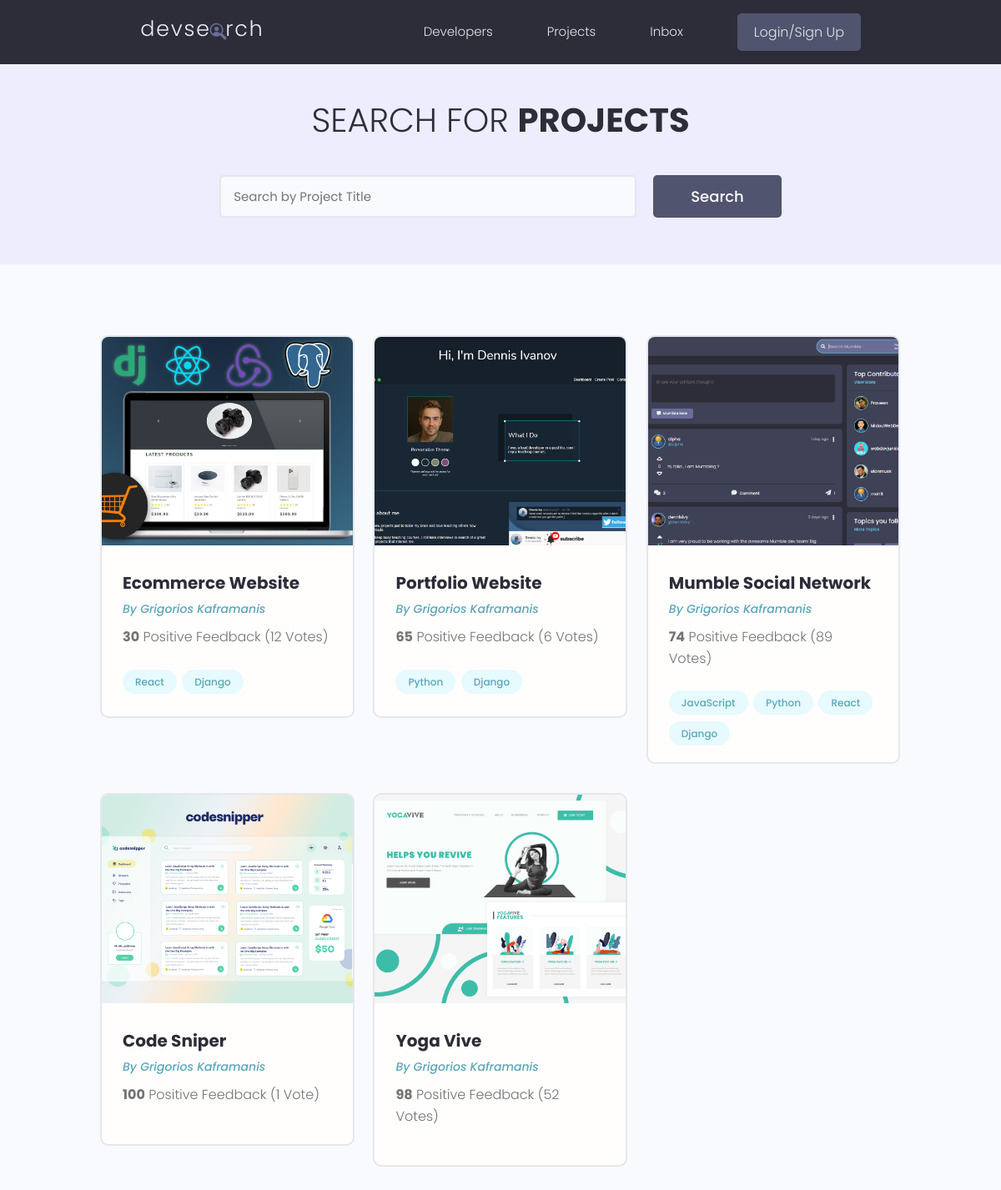
/projects/, run on the app's committed database.
### projects/models.py (models this page shows, shortened)
class Project(models.Model):
    owner = models.ForeignKey(Profile, null=True, blank=True, on_delete=models.SET_NULL)
    title = models.CharField(max_length=200)
    description = models.TextField(null=True, blank=True)
    featured_image = models.ImageField(null=True, blank=True, default="default.jpg")
    demo_link = models.CharField(max_length=2000, null=True, blank=True)
    source_link = models.CharField(max_length=2000, null=True, blank=True)
    tags = models.ManyToManyField("Tag", blank=True)
    vote_total = models.IntegerField(default=0, null=True, blank=True)
    vote_ratio = models.IntegerField(default=0, null=True, blank=True)
    created = models.DateTimeField(auto_now_add=True)
    id = models.UUIDField(default=uuid.uuid4, unique=True, primary_key=True, editable=False)

class Tag(models.Model):
    name = models.CharField(max_length=200)
    created = models.DateTimeField(auto_now_add=True)
    id = models.UUIDField(default=uuid.uuid4, unique=True, primary_key=True, editable=False)
    def __str__(self):
        return self.name

### users/models.py (models this page shows, shortened)
class Profile(models.Model):
    user = models.OneToOneField(User, on_delete=models.CASCADE, null=True, blank=True)
    name = models.CharField(max_length=200, blank=True, null=True)
    email = models.EmailField(max_length=500, blank=True, null=True)
    username = models.CharField(max_length=200, blank=True, null=True)
    location = models.CharField(max_length=200, blank=True, null=True)
    short_intro = models.CharField(max_length=200, blank=True, null=True)
    bio = models.TextField(blank=True, null=True)
    profile_image = models.ImageField(null=True, blank=True, upload_to="profiles/", default="profiles/user-default.png")
    social_github = models.CharField(max_length=200, blank=True, null=True)
    social_twitter = models.CharField(max_length=200, blank=True, null=True)
    social_linkedin = models.CharField(max_length=200, blank=True, null=True)
    social_facebook = models.CharField(max_length=200, blank=True, null=True)
    social_website = models.CharField(max_length=200, blank=True, null=True)
    created = models.DateTimeField(auto_now_add=True)
    id = models.UUIDField(default=uuid.uuid4, unique=True, primary_key=True, editable=False)

### projects/views.py (the view)
# urls.py: path('projects/', include("projects.urls")),
def projects(request):
    all_projects = Project.objects.all()
    context = {"projects": all_projects}
    return render(request, "projects/projects.html", context)

### projects/templates/projects/projects.html (shortened to what this page needs)
{% extends "base.html" %}
{% block content %}
    <main class="projects">
    <section class="hero-section text-center">
      <div class="container container--narrow">
        <div class="hero-section__box">
          <h2>Search for <span>Projects</span></h2>
        </div>
        <div class="hero-section__search">
          <form class="form" action="#" method="get">
            <div class="form__field">
              <input class="input input--text" id="formInput#search" type="text" name="text"
                placeholder="Search by Project Title" />
            </div>
            <input class="btn btn--sub btn--lg" type="submit" value="Search" />
          </form>
        </div>
      </div>
    </section>
    <section class="projectsList">
      <div class="container">
        <div class="grid grid--three">
            {% for project in projects %}
            <div class="column">
                <div class="card project">
                  <a href="{% url "project" project.id %}" class="project">
                    <img class="project__thumbnail" src="{{ project.featured_image.url }}" alt="project thumbnail" />
                    <div class="card__body">
                      <h3 class="project__title">{{ project.title }}</h3>
                      <p><a class="project__author" href="{% url "user-profile" project.owner.id %}">By {{ project.owner.name }}</a></p>
                      <p class="project--rating">
                        <span style="font-weight: bold;">{{ project.vote_ratio }}</span> Positive
                        Feedback ({{ project.vote_total }} Vote{{ project.vote_total|pluralize:",s" }})
                      </p>
                        <div class="project__tags">
                           {% for tag in project.tags.all %}
                            <span class="tag tag--pill tag--main">
                              <small>{{ tag }}</small>
                            </span>
                           {% endfor %}
                        </div>
                    </div>
                  </a>
                </div>
            </div>
            {% endfor %}
        </div>
      </div>
    </section>
    </main>
{% endblock %}

### static/styles/app.css (style rules this page uses)
:root { --color-sub: #2d2d39; }
.btn--sub { background-color: var(--color-sub-light); }
.card { border: 2px solid var(--color-light); }
img { width: 100%; }
.hero-section { height: 40vh; display: flex; align-items: center; background-color: var(--color-sub); }
.hero-section__box { margin-bottom: 4rem; }
.hero-section__box > h2, .hero-section__box > h2 > span { font-size: 4rem; color: var(--color-light); line-height: 1.3; text-transform: uppercase; }
.hero-section__box > h2 { font-weight: 300; }
.hero-section__box > h2 > span { font-weight: 700; }
.hero-section__search > .form { display: flex; align-items: center; justify-content: center; gap: 2rem; }
.hero-section__search > .form input.input--text { width: 50rem; }
.project__author { font-size: 1.4rem; font-style: italic; }
.project--rating { margin-bottom: 1.6em; margin-top: .5em; }
.projects > .hero-section { background: var(--color-sub-lighter); height: 30vh; }
.projects .hero-section__box { margin-bottom: 2.5rem; }
.projects .hero-section__box > h2 { color: var(--color-sub); }
.projects .hero-section__box > h2 > span { font-weight: 700; color: var(--color-sub); }
.projectsList { margin-top: 8rem; }
.project__thumbnail { height: 25rem; object-fit: cover; object-position: top center; }
.project__title { font-size: 2rem; font-weight: 700; color: var(--color-sub); }

### static/uikit/styles/modules/_variables.css (style rules this page uses)
:root { --color-main: #5aa5b9; --color-main-light: #e6faff; --color-sub: #3f4156; --color-sub-light: #51546e; --color-sub-lighter: #ededfd; --color-text: #737373; --color-gray: #8b8b8b; --color-light: #e5e7eb; --color-light-gray: #767676; --color-bg: #f8fafd; --color-white: #fffefd; --color-white-light: #f3f3f3; --color-success: #359e64; --color-success-bg: #def8e8; --color-error: #fc4b0b; --color-error-bg: #fff2ee; --font-base: 'Poppins', arial, helvetica, 'Segoe UI', roboto, ubuntu, sans-serif; --font-monospace: 'Fira Code', 'Courier New', courier, monospace; --font-regular: 300; --font-medium: 500; --font-bold: 700; --generic-shadow: 1px 1px 5px #00000010; --generic-transition: all 0.3s ease-in-out; }

### static/uikit/styles/modules/_base.css (style rules this page uses)
* { margin: 0; padding: 0; box-sizing: border-box; text-rendering: optimizeLegibility; color: inherit; font-size: inherit; }
html { font-size: 50%; }
@media only screen and (min-width: 480px) { html { font-size: 56.25%; } }
@media only screen and (min-width: 1200px) { html { font-size: 62.5%; } }
body { line-height: 1.6; font-weight: 400; font-size: 1.5rem; color: var(--color-text); background-color: var(--color-bg); min-height: 100vh; }

### static/uikit/styles/modules/_typography.css (style rules this page uses)
* { font-family: var(--font-base); }
h2 { font-size: 3.6rem; font-weight: var(--font-bold); }
h3 { font-size: 3.2rem; font-weight: var(--font-medium); }
p, span, strong { font-size: 1.6rem; color: var(--color-text); font-weight: var(--font-regular); }
a { padding-bottom: 2px; text-decoration: none; display: inline-block; color: var(--color-main); font-weight: var(--font-medium); }

### static/uikit/styles/modules/_utilities.css (style rules this page uses)
.container { width: 92%; max-width: 165rem; margin: 0 auto; box-sizing: border-box; }
.container--narrow { width: 92%; max-width: 120rem; }
@media screen and (min-width: 1000px) { .container { width: 90%; } }
@media screen and (min-width: 1000px) { .container--narrow { width: 85%; } }
@media screen and (min-width: 1200px) { .container { width: 80%; } }
@media screen and (min-width: 1200px) { .container--narrow { width: 72%; } }
.text-center { text-align: center; }

### static/uikit/styles/modules/_button.css (style rules this page uses)
.btn { display: inline-block; position: relative; cursor: pointer; background-color: var(--color-light); font-weight: var(--font-medium); color: var(--color-sub); text-decoration: none; padding: 1rem 2rem; border-radius: 0.5rem; border: none; width: -webkit-fit-content; width: -moz-fit-content; width: fit-content; height: -webkit-fit-content; height: -moz-fit-content; height: fit-content; font-size: 1.6rem; outline-width: 0; outline-color: transparent; -webkit-backface-visibility: hidden; backface-visibility: hidden; transition: all 0.3s ease-in-out; }
.btn--sub { background-color: var(--color-sub); color: var(--color-white); }
.btn--lg { font-size: 1.8rem; padding: 1.2rem 4.5rem; }

### static/uikit/styles/modules/_card.css (style rules this page uses)
.card { border-radius: 1rem; background-color: var(--color-white); border: 1.5px solid var(--color-light); width: auto; height: auto; margin-top: 0.5rem; margin-bottom: 0.5rem; overflow: hidden; }
.card__body, .card__header { padding: 2rem 2.5rem; }

### data on the page
Project: featured_image (picture), title "Ecommerce Website", owner.name "Grigorios Kaframanis", vote_ratio "30", vote_total "12"
Tag: name "React"
Tag: name "Django"
Project: featured_image (picture), title "Portfolio Website", owner.name "Grigorios Kaframanis", vote_ratio "65", vote_total "6"
Tag: name "Python"
Project: featured_image (picture), title "Mumble Social Network", owner.name "Grigorios Kaframanis", vote_ratio "74", vote_total "89"
Tag: name "JavaScript"
Project: featured_image (picture), title "Code Sniper", owner.name "Grigorios Kaframanis", vote_ratio "100", vote_total "1"
Project: featured_image (picture), title "Yoga Vive", owner.name "Grigorios Kaframanis", vote_ratio "98", vote_total "52"
